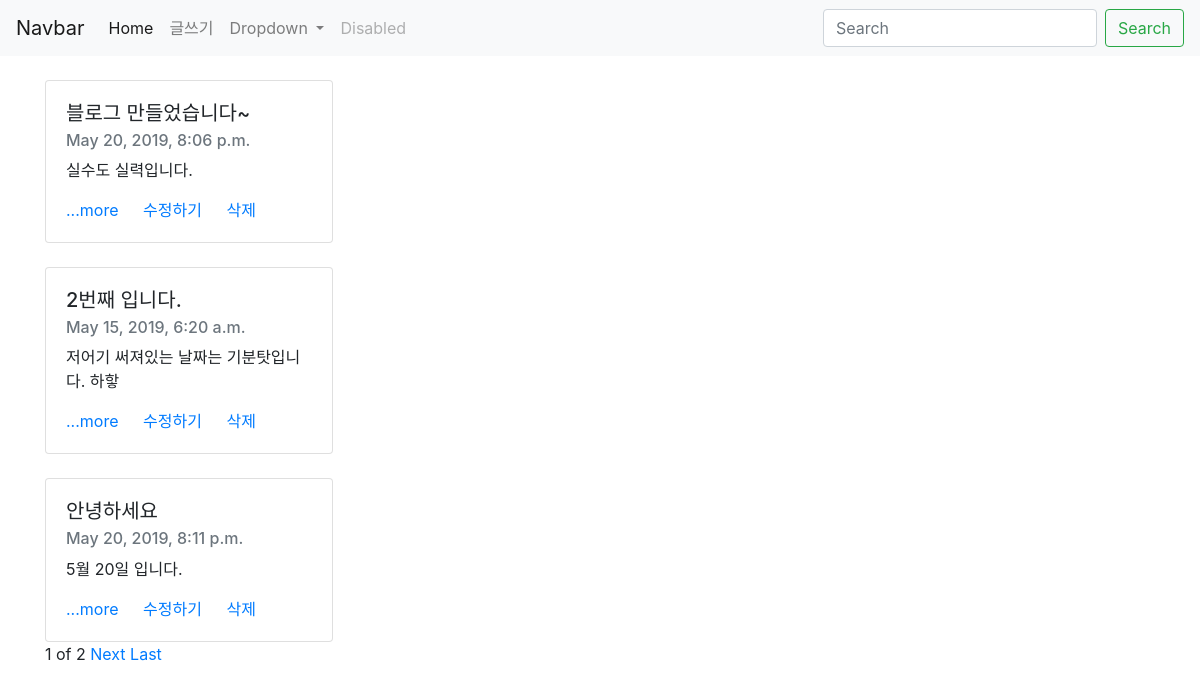
The page / on the database its author committed.
### blog/models.py (models this page shows, shortened)
class Blog(models.Model):
    title = models.CharField(max_length = 200)
    pub_date = models.DateTimeField('date published')
    body = models.TextField()
    def summary(self):
        return self.body[:100]

### blog/views.py (the view)
# urls.py: 2. Add a URL to urlpatterns:  path('', views.home, name='home')
def home(request):
    blogs = Blog.objects    #admin에 써져있는 목록들
    blog_list = Blog.objects.all()
    paginator = Paginator(blog_list, 3)
    page = request.GET.get('page') # get방식으로 페이지 번호를 알아왔다.
    posts = paginator.get_page(page) # 그 페이지 번호가 뭔지 넣어버림
    return render(request, 'home.html', {'blogs' : blogs, 'posts':posts}) # key랑 value값 리턴

### blog/templates/home.html (shortened to what this page needs)
<head>
    <link rel="stylesheet" href="https://stackpath.bootstrapcdn.com/bootstrap/4.3.1/css/bootstrap.min.css">
</head>
<body>
    <nav class="navbar navbar-expand-lg navbar-light bg-light">
        <a class="navbar-brand" href="#">Navbar</a>
        <div class="collapse navbar-collapse" id="navbarSupportedContent">
        <ul class="navbar-nav mr-auto">
            <li class="nav-item active">
                <a class="nav-link" href="{% url 'home' %}">Home <span class="sr-only">(current)</span></a>
            </li>
            <li class="nav-item">
                <a class="nav-link" href="{% url 'new' %}">글쓰기</a>
            </li>
            <li class="nav-item dropdown">
            <a class="nav-link dropdown-toggle" href="#" id="navbarDropdown" role="button" data-toggle="dropdown" aria-haspopup="true" aria-expanded="false">
                Dropdown
            </a>
            </li>
            <li class="nav-item">
            <a class="nav-link disabled" href="#" tabindex="-1" aria-disabled="true">Disabled</a>
            </li>
        </ul>
        <form class="form-inline my-2 my-lg-0">
            <input class="form-control mr-sm-2" type="search" placeholder="Search" aria-label="Search">
            <button class="btn btn-outline-success my-2 my-sm-0" type="submit">Search</button>
        </form>
        </div>
    </nav>
    {% for blog in posts %}
        <div class="container"><br>
            <div class="card" style="width: 18rem;">
                <div class="card-body">
                    <h5 class="card-title">{{blog.title}}</h5>
                    <h6 class="card-subtitle mb-2 text-muted">{{blog.pub_date}}</h6>
                    <p class="card-text">{{blog.summary}}</p>
                    <a href="{% url 'detail' blog.id %}" class="card-link">...more</a>
                    <a href="{% url 'edit' blog.id %}" class="card-link">수정하기</a>
                    <a href="{% url 'delete' blog.id %}" class="card-link">삭제</a>
                </div>
            </div>
        </div>
    {%endfor%}
    <div class = "container">
        <span>{{posts.number}}</span>
        <span>of</span>
        <span>{{posts.paginator.num_pages}}</span>
        {%if posts.has_next%}
        <a href="?page={{posts.next_page_number}}">Next</a>
        <a href="?page={{posts.paginator.num_pages}}">Last</a>
        {%endif%}
    </div>
</body>

### rows shown on the page
Blog: title "블로그 만들었습니다~", pub_date "May 20, 2019, 8:06 p.m.", summary "실수도 실력입니다."
Blog: title "2번째 입니다.", pub_date "May 15, 2019, 6:20 a.m.", summary "저어기 써져있는 날짜는 기분탓입니다. 하핳"
Blog: title "안녕하세요", pub_date "May 20, 2019, 8:11 p.m.", summary "5월 20일 입니다."

### other values the page prints
{{ posts.number }} "1"
{{ posts.paginator.num_pages }} "2"
